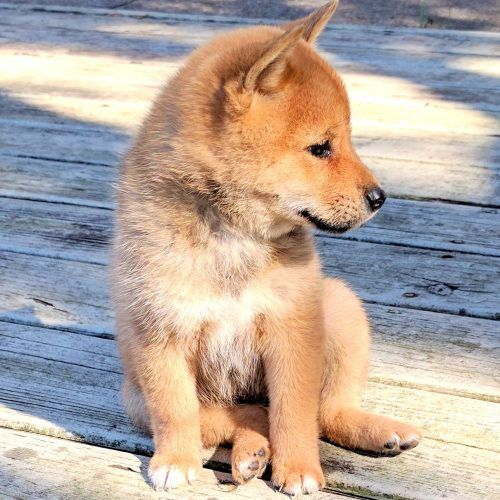
#> input picture dog.jpg, 500 x 500 px
$ python 48ModeFilter.py
#> lines starting #> are read from the running program, lines starting #| are printed output that depends on the picture
from PIL import Image
from PIL import ImageFilter

# case1: the black and white image
# dog = Image.open("dog.jpg")
# black_white = dog.convert("L")
# black_white.show()

# case2: show the blur
dog = Image.open("dog.jpg")
#> dog is the input picture: PIL image 500x500 RGB; mean R, G, B 182.3, 167.7, 158.3
blur = dog.filter(ImageFilter.BLUR)
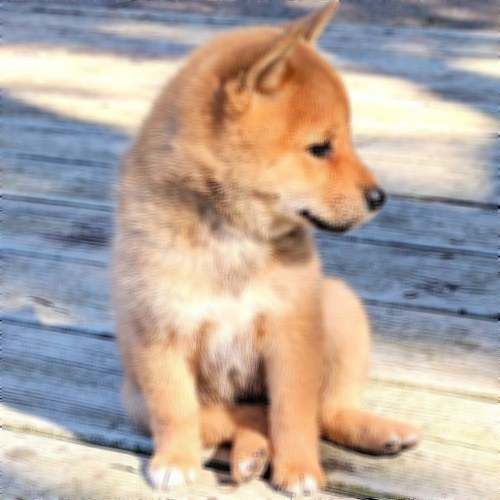
#> blur: PIL image 500x500 RGB; mean R, G, B 182.3, 167.8, 158.4
# blur.show()

detail = dog.filter(ImageFilter.DETAIL)
edges = dog.filter(ImageFilter.FIND_EDGES)
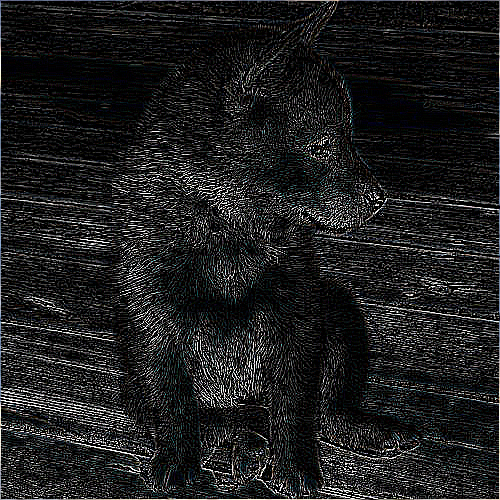
#> edges: PIL image 500x500 RGB; mean R, G, B 29.9, 30.4, 30.6

detail.show()
edges.show()
